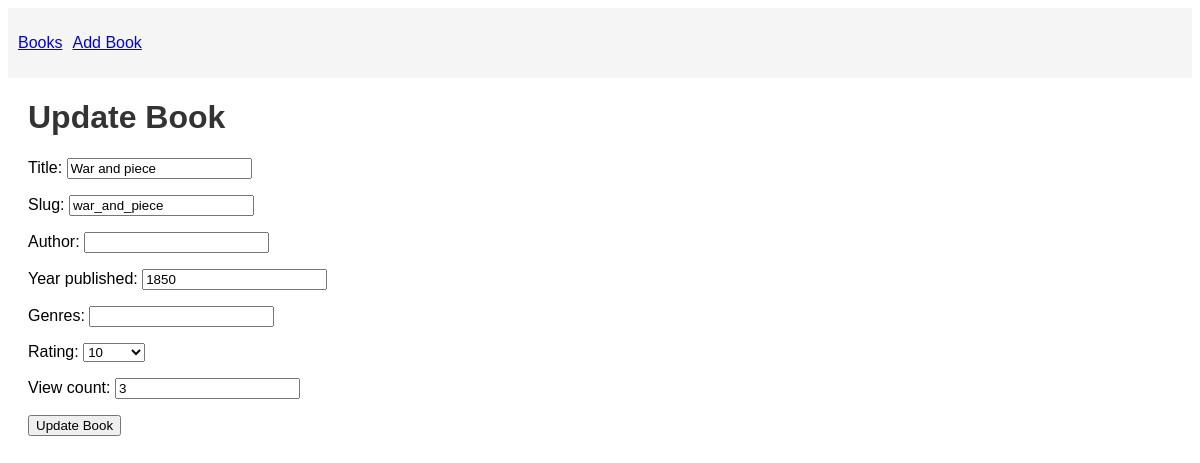
Page /war_and_piece/update/ on the committed database.
### books/models.py (models this page shows, shortened)
class Book(models.Model):
    title = models.CharField(max_length=100)
    slug = models.SlugField(unique=True)
    author = models.CharField(max_length=100)
    year_published = models.IntegerField()
    genres = models.CharField(max_length=100)
    rating = models.IntegerField(choices=[(i, i) for i in range(1, 11)])
    view_count = models.IntegerField(default=0)

### books/views.py (the view)
# urls.py: path('<slug:slug>/update/', views.book_update, name='book_update'),
def book_update(request, slug):
    book = Book.objects.get(slug=slug)
    if request.method == 'POST':
        form = BookForm(request.POST, instance=book)
        if form.is_valid():
            form.save()
            return redirect('book_detail', slug=book.slug)
    else:
        form = BookForm(instance=book)
    return render(request, 'books/book_update.html', {'form': form, 'book': book})

### books/forms.py
class BookForm(forms.ModelForm):
    class Meta:
        model = Book
        fields = ['title', 'slug', 'author', 'year_published', 'genres', 'rating', 'view_count']

### books/templates/books/book_update.html (shortened to what this page needs)
{% extends 'books/base.html' %}
{% block content %}
    <h1>Update Book</h1>
    <form method="post">
        {{ form.as_p }}
        <button type="submit">Update Book</button>
    </form>
{% endblock %}

### books/templates/static/css/styles.css (style rules this page uses)
body { font-family: Arial, sans-serif; }
h1 { color: #333; }

### rows in the picture
Book: title "War and piece", slug "war_and_piece", year_published "1850", rating "10", view_count "3"
